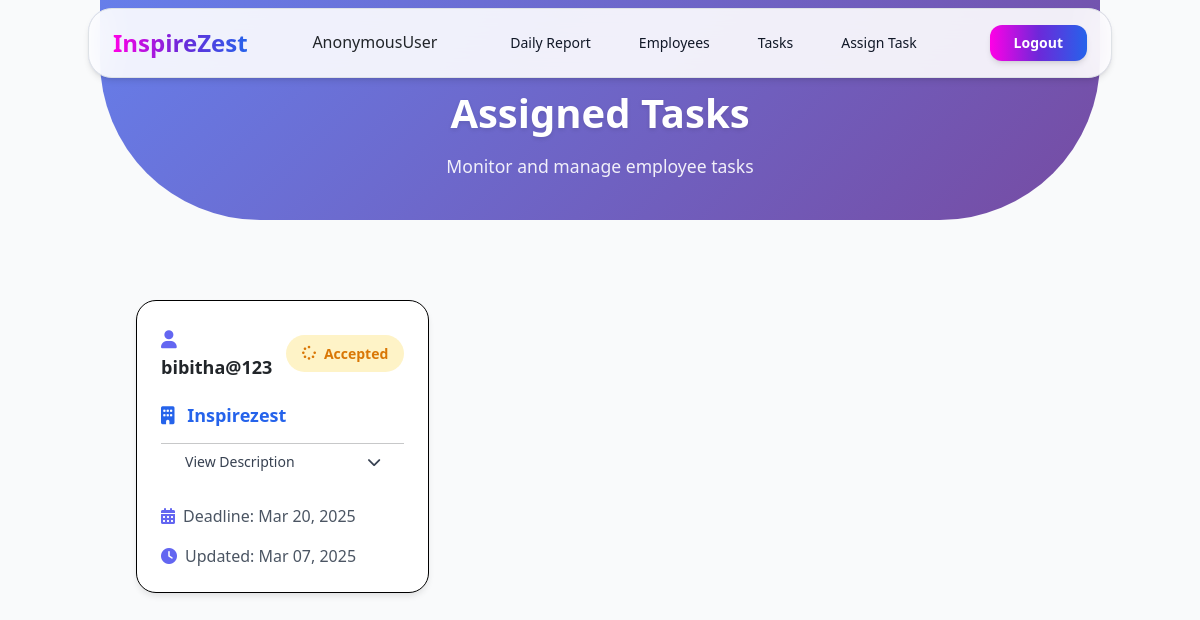
/manager/task/list/, run on the app's committed database.
### app/models.py (models this page shows, shortened)
class Task(models.Model):
    employee = models.ForeignKey(CustomUser, on_delete=models.CASCADE)
    client_name = models.CharField(max_length=255)
    description = models.TextField(null=True,blank=True)
    time_line = models.DateField()
    status_choices = (
        ('accepted', 'Accepted'),
        ('not_accepted', 'Not Accepted'),
        ('completed', 'Completed'),
    )
    status = models.CharField(max_length=20, choices=status_choices, default='not_accepted')
    update_date = models.DateField(default=timezone.now)

class CustomUser(AbstractUser):
    DEPARTMENT_CHOICES = [
        ('HR', 'Human Resources'),
        ('IT', 'Information Technology'),
        ('FIN', 'Finance'),
        ('MKT', 'Marketing'),
        ('OPS', 'Operations'),
    ]
    is_verified = models.BooleanField(default=False)
    otp = models.CharField(max_length=10, null=True, blank=True)
    email = models.EmailField(unique=True)
    employee_id = models.CharField(max_length=10, unique=True, null=True)
    department = models.CharField(max_length=3, choices=DEPARTMENT_CHOICES, null=True, blank=True)
    joining_date = models.DateField(null=True, blank=True)

### app/views.py (the view)
# urls.py: path('manager/task/list/', views.Manager_assigned_task_list, name='manager-task-list'),
def Manager_assigned_task_list(request):
    current_date = timezone.now().date()
    tasks = Task.objects.filter(time_line__gte=current_date).order_by('time_line')
    return render(request, 'Manager_assigned_task_list.html', {'tasks': tasks})

### app/templates/Manager_assigned_task_list.html (shortened to what this page needs)
{% extends 'admin_base.html' %}
{% load widget_tweaks %}
{% block main_block %}
<div class="min-h-screen bg-gray-50 pb-12">
    <div class="page-header w-5/6 mx-auto" data-aos="fade-down">
        <h1 class="page-title mt-5">Assigned Tasks</h1>
        <p class="page-subtitle">Monitor and manage employee tasks</p>
    </div>
    <div class="container mx-auto px-5">
        <div class="grid grid-cols-1 md:grid-cols-2 lg:grid-cols-3 xl:grid-cols-4 gap-6">
            {% for t in tasks %}
            <div class="task-card border border-black" data-aos="fade-up">
                <div class="task-content">
                    <div class="flex justify-between items-center mb-4">
                        <h5 class="text-lg font-semibold">
                            <i class="fas fa-user mr-2 text-indigo-500"></i>
                            {{ t.employee.username }}
                        </h5>
                        <span class="status-indicator status-{{ t.status|lower }}">
                            <i class="fas {% if t.status == 'not_accepted' %}fa-exclamation-circle
                                      {% elif t.status == 'accepted' %}fa-spinner fa-spin
                                      {% else %}fa-check-circle{% endif %}"></i>
                            {{ t.status|title }}
                        </span>
                    </div>
                    <h3 class="client-name">
                        <i class="fas fa-building mr-2"></i>
                        {{ t.client_name }}
                    </h3>
                    <hr>
                    <div>
                        <button onclick="toggleDescription(this)"
                                class="w-full flex items-center justify-between px-4 py-2 text-sm font-medium text-gray-700 hover:text-indigo-600 transition-colors duration-200 rounded-lg hover:bg-gray-50">
                            <span>View Description</span>
                            <i class="fas fa-chevron-down transition-transform duration-300"></i>
                        </button>
                    </div>
                    <div class="space-y-2 mt-4">
                        <div class="task-deadline">
                            <i class="fas fa-calendar-alt text-indigo-500"></i>
                            <span>Deadline: {{ t.time_line|date:"M d, Y" }}</span>
                        </div>
                        <div class="task-deadline">
                            <i class="fas fa-clock text-indigo-500"></i>
                            <span>Updated: {{ t.update_date|date:"M d, Y" }}</span>
                        </div>
                    </div>
                </div>
            </div>
            {% endfor %}
        </div>
    </div>
</div>
{% endblock %}

### app/templates/Manager_assigned_task_list.html (style rules this page uses)
.task-card { background: white; border-radius: 20px; box-shadow: 0 4px 6px -1px rgba(0, 0, 0, 0.1); transition: all 0.3s ease; height: 100%; position: relative; overflow: hidden; }
.task-card::before { content: ''; position: absolute; top: 0; left: 0; width: 100%; height: 100%; background: linear-gradient(163deg, #c800cc 0%, #3700ff 100%); opacity: 0; transition: opacity 0.3s; }
.task-content { position: relative; z-index: 1; padding: 1.5rem; }
.status-indicator { padding: 0.5rem 1rem; border-radius: 9999px; font-size: 0.875rem; font-weight: 600; display: inline-flex; align-items: center; gap: 0.5rem; }
.status-accepted { background-color: #fef3c7; color: #d97706; }
.client-name { color: #2563eb; font-weight: 600; font-size: 1.125rem; margin: 1rem 0; }
.task-deadline { display: flex; align-items: center; gap: 0.5rem; color: #4b5563; margin: 1rem 0; }
.page-header { background: linear-gradient(135deg, #667eea 0%, #764ba2 100%); min-height: 220px; margin-bottom: 5rem; border-radius: 0 0 10rem 10rem; text-align: center; display: flex; flex-direction: column; justify-content: center; align-items: center; padding: 2rem; gap: 1rem; }
.page-title { font-size: 2.5rem; font-weight: 700; color: white; text-shadow: 0 2px 4px rgba(0, 0, 0, 0.1); }
.page-subtitle { color: rgba(255, 255, 255, 0.9); font-size: 1.1rem; max-width: 600px; }

### data on the page
Task: employee.username "bibitha@123", status "Accepted", client_name "Inspirezest", time_line "Mar 20, 2025", update_date "Mar 07, 2025"

### other printed values
{{ request.user }} "AnonymousUser"
